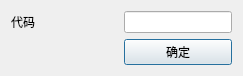
<?xml version="1.0" encoding="UTF-8"?>
<ui version="4.0">
 <class>Dialog</class>
 <widget class="QDialog" name="Dialog">
  <property name="geometry">
   <rect>
    <x>0</x>
    <y>0</y>
    <width>243</width>
    <height>76</height>
   </rect>
  </property>
  <property name="windowTitle">
   <string>Dialog</string>
  </property>
  <layout class="QGridLayout" name="gridLayout">
   <item row="0" column="0">
    <widget class="QLabel" name="label">
     <property name="text">
      <string>代码</string>
     </property>
     <property name="alignment">
      <set>Qt::AlignLeading|Qt::AlignLeft|Qt::AlignVCenter</set>
     </property>
    </widget>
   </item>
   <item row="0" column="1">
    <widget class="QLineEdit" name="stockcode"/>
   </item>
   <item row="1" column="0">
    <spacer name="horizontalSpacer">
     <property name="orientation">
      <enum>Qt::Horizontal</enum>
     </property>
     <property name="sizeHint" stdset="0">
      <size>
       <width>83</width>
       <height>20</height>
      </size>
     </property>
    </spacer>
   </item>
   <item row="1" column="1">
    <widget class="QPushButton" name="button">
     <property name="text">
      <string>确定</string>
     </property>
    </widget>
   </item>
  </layout>
 </widget>
 <resources/>
 <connections/>
</ui>
